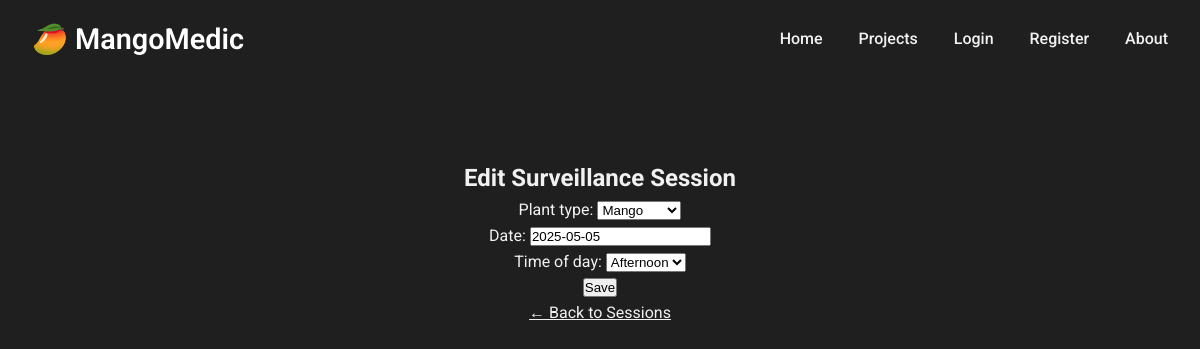
Screenshot of /pests/sessions/1/edit/ with the database file from the repository.
### pests/models.py (models this page shows, shortened)
class SurveillanceSession(models.Model):
    TIME_CHOICES = [
        ('morning', 'Morning'),
        ('afternoon', 'Afternoon'),
        ('evening', 'Evening'),
    ]
    farm = models.ForeignKey(Farm, on_delete=models.CASCADE, related_name='sessions')
    plant_type = models.ForeignKey(PlantType, on_delete=models.CASCADE)
    date = models.DateField()
    time_of_day = models.CharField(max_length=10, choices=TIME_CHOICES)

### pests/views.py (the view)
# urls.py: path('sessions/<int:pk>/edit/', SessionUpdateView.as_view(), name='session_edit'),
class SessionUpdateView(UpdateView):
    model = SurveillanceSession
    form_class = SurveillanceSessionForm
    template_name = 'pests/portal/session_form.html'
    success_url = reverse_lazy('session_list')

### pests/forms.py
class SurveillanceSessionForm(forms.ModelForm):
    class Meta:
        model = SurveillanceSession
        fields = ['plant_type', 'date', 'time_of_day']

### pests/models.py (called while the page is built)
    def __str__(self):
        return self.name

### pests/templates/pests/portal/session_form.html
{% extends "pests/base.html" %}
{% block content %}
<h2>{% if form.instance.pk %}Edit{% else %}Add{% endif %} Surveillance Session</h2>
<form method="post">{% csrf_token %}
  {{ form.as_p }}
  <button type="submit">Save</button>
</form>
<a href="{% url 'session_list' %}">← Back to Sessions</a>
{% endblock %}

### pests/static/pests/css/styles.css (style rules this page uses)
* { margin: 0; padding: 0; box-sizing: border-box; }
html, body { font-family: 'Roboto', sans-serif; background-color: #1f1f1f; color: #f1f1f1; line-height: 1.6; }
body, p, h1, h2, h3, h4, h5, h6, li, a, span, div { color: #f1f1f1; }

### rows the page displays
SurveillanceSession: plant_type "Mango", date "2025-05-05", time_of_day "Afternoon"
